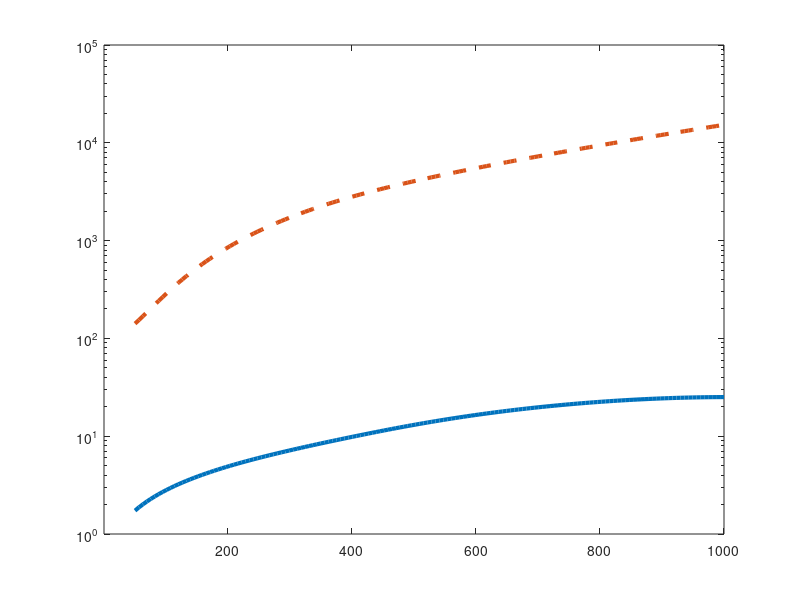

Reproduce this figure in MATLAB. (Note: this script raises an error after producing the figure.)
clear; clc; close all;

load('subsampling_results (normal1).mat');
%% Time
x = sub_size;
y1 = F_time;
figure;
xi = linspace(min(x), max(x), 150);                  
yi = interp1(x, y1, xi, 'spline', 'extrap');
p1 = semilogy(xi, yi, 'LineWidth',3);
hold on
xticks([200 400 600 800 1000]);

%

y2 = S_time;

xi = linspace(min(x), max(x), 150);                  
yi = interp1(x, y2, xi, 'spline', 'extrap');
p2 = semilogy(xi, yi,'--', 'LineWidth',3);


hold on
% errorbar(x,y1,F_AUROC_err,'.','Color','k');
% errorbar(x,y2,F_AUROC_err,'.','Color','k');
%

plot(x, y2, 'o','MarkerEdgeColor',p2.Color,'MarkerFaceColor',p2.Color,'MarkerSize',8);
plot(x, y1, 'o','MarkerEdgeColor',p1.Color,'MarkerFaceColor',p1.Color,'MarkerSize',8);

title('Runtime','FontSize',16);
xlabel('Number of subsampled neurons','FontSize',14); 
ylabel('Time (sec)','FontSize',14);
set(gca,'fontsize',14);
L = legend('FARCI','Sutera et al. (2015)','FontSize',14,'Location','northwest');
set(L,'Box','off');
ax = gca; ax.XAxis.FontSize = 12;
% xtickangle(30);